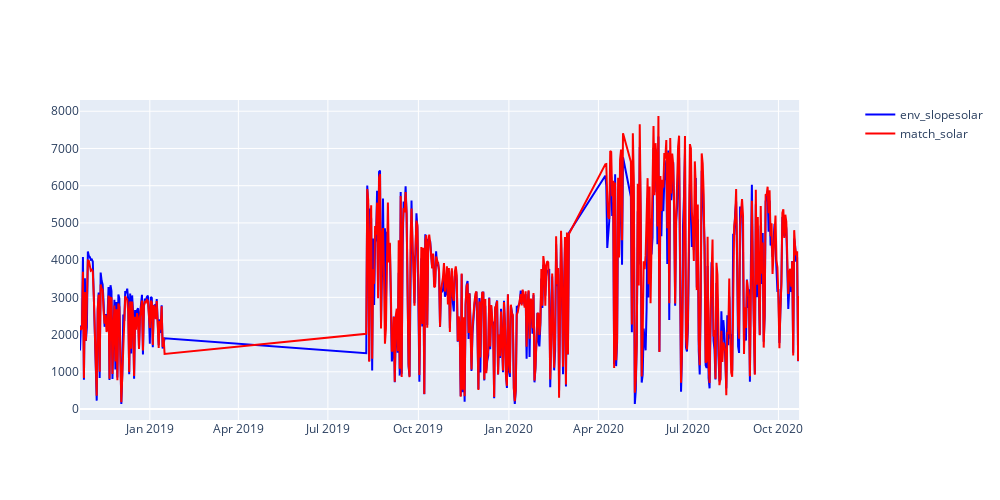
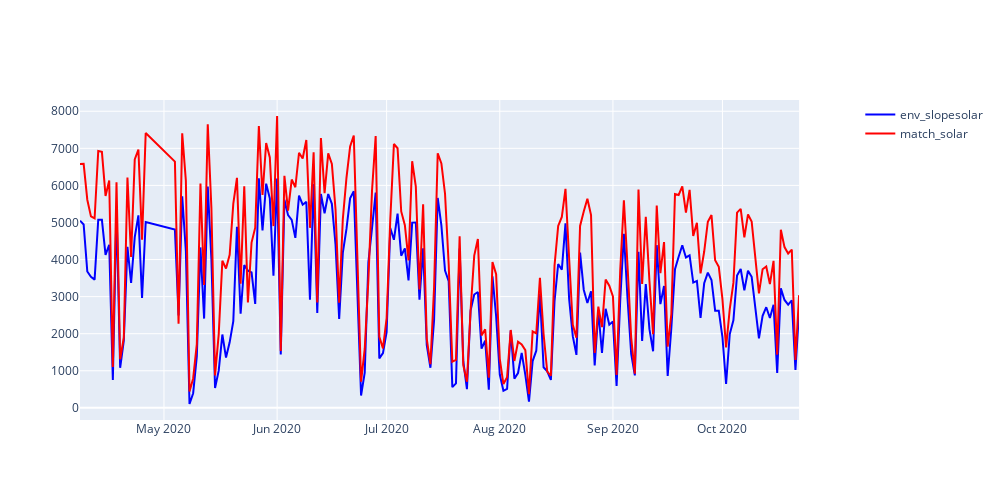
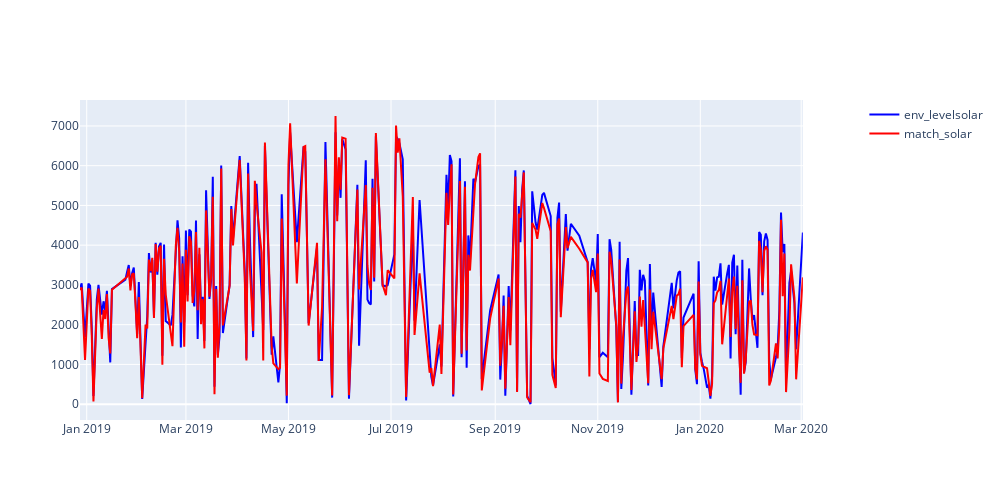

Write notebook code for charts like these, in order.
### Code cell
make_graph("env_slopesolar", "match_solar", banpo1_day)
make_graph("env_slopesolar", "match_solar", ongok_day)
make_graph("env_levelsolar", "match_solar", lh_day)

### Figure 1 — Plotly figure (JSON) as saved in the notebook; plotly's stock layout.template omitted (floating-point values rounded to 4 significant figures; data arrays with more than 128 entries replaced by an {"elided": "..."} marker saying what was removed)
{"data": [{"line": {"color": "blue"}, "mode": "lines", "name": "env_slopesolar", "type": "scatter", "x": {"elided": "484 str values"}, "xaxis": "x", "y": {"elided": "484 float values"}, "yaxis": "y"}, {"line": {"color": "red"}, "mode": "lines", "name": "match_solar", "type": "scatter", "x": {"elided": "484 str values"}, "xaxis": "x", "y": {"elided": "484 float values"}, "yaxis": "y"}], "layout": {"height": 500, "width": 1000, "xaxis": {"anchor": "y", "domain": [0, 0.94]}, "yaxis": {"anchor": "x", "domain": [0, 1]}, "yaxis2": {"anchor": "x", "overlaying": "y", "side": "right"}}}

### Figure 2 — Plotly figure (JSON) as saved in the notebook; plotly's stock layout.template omitted (floating-point values rounded to 4 significant figures; data arrays with more than 128 entries replaced by an {"elided": "..."} marker saying what was removed)
{"data": [{"line": {"color": "blue"}, "mode": "lines", "name": "env_slopesolar", "type": "scatter", "x": {"elided": "191 str values"}, "xaxis": "x", "y": {"elided": "191 float values"}, "yaxis": "y"}, {"line": {"color": "red"}, "mode": "lines", "name": "match_solar", "type": "scatter", "x": {"elided": "191 str values"}, "xaxis": "x", "y": {"elided": "191 float values"}, "yaxis": "y"}], "layout": {"height": 500, "width": 1000, "xaxis": {"anchor": "y", "domain": [0, 0.94]}, "yaxis": {"anchor": "x", "domain": [0, 1]}, "yaxis2": {"anchor": "x", "overlaying": "y", "side": "right"}}}

### Figure 3 — Plotly figure (JSON) as saved in the notebook; plotly's stock layout.template omitted (floating-point values rounded to 4 significant figures; data arrays with more than 128 entries replaced by an {"elided": "..."} marker saying what was removed)
{"data": [{"line": {"color": "blue"}, "mode": "lines", "name": "env_levelsolar", "type": "scatter", "x": {"elided": "277 str values"}, "xaxis": "x", "y": {"elided": "277 float values"}, "yaxis": "y"}, {"line": {"color": "red"}, "mode": "lines", "name": "match_solar", "type": "scatter", "x": {"elided": "277 str values"}, "xaxis": "x", "y": {"elided": "277 float values"}, "yaxis": "y"}], "layout": {"height": 500, "width": 1000, "xaxis": {"anchor": "y", "domain": [0, 0.94]}, "yaxis": {"anchor": "x", "domain": [0, 1]}, "yaxis2": {"anchor": "x", "overlaying": "y", "side": "right"}}}
